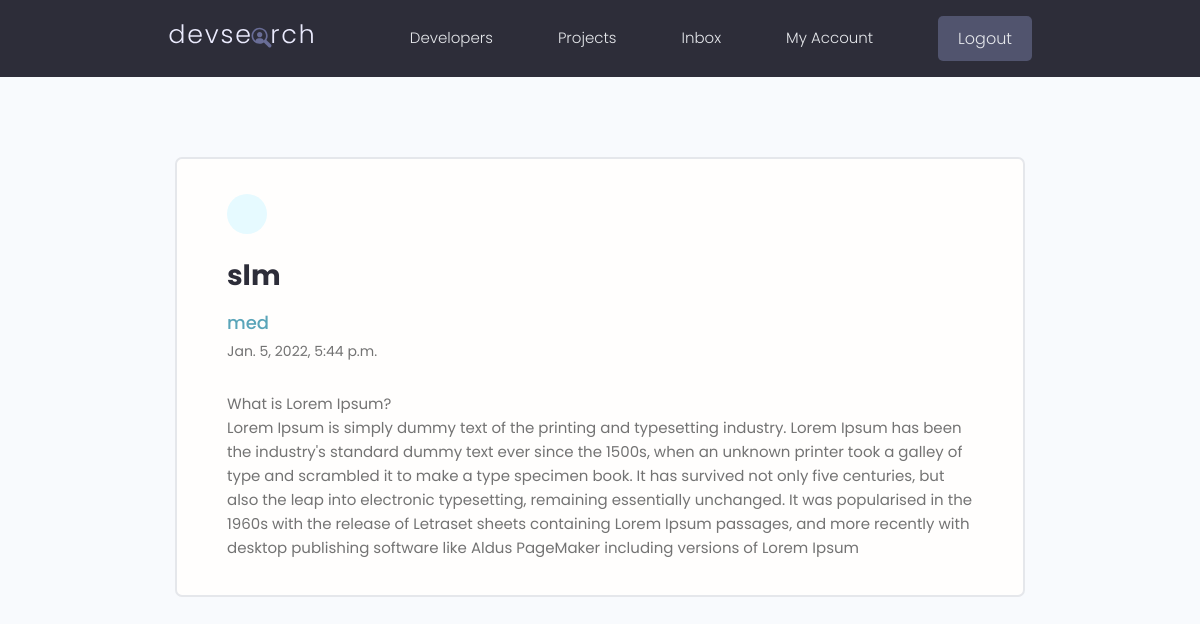
/message/6ec1c762-8fd3-445f-8aa6-9cf15b1b79ef/ (signed in), run on the app's committed database.
### users/models.py (models this page shows, shortened)
class Message(models.Model):
    sender = models.ForeignKey(
        Profile, on_delete=models.SET_NULL, null=True, blank=True)
    recipient = models.ForeignKey(
        Profile, on_delete=models.SET_NULL, null=True, blank=True, related_name="messages")
    name = models.CharField(max_length=200, null=True, blank=True)
    email = models.EmailField(max_length=200, null=True, blank=True)
    subject = models.CharField(max_length=200, null=True, blank=True)
    body = models.TextField()
    is_read = models.BooleanField(default=False, null=True)
    created = models.DateTimeField(auto_now_add=True)
    id = models.UUIDField(
        default=uuid.uuid4, unique=True, primary_key=True, editable=False)
    class Meta:
        ordering = ['is_read', '-created']

class Profile(models.Model):
    user = models.OneToOneField(
        User, on_delete=models.CASCADE, null=True, blank=True)
    name = models.CharField(max_length=200, blank=True, null=True)
    username = models.CharField(max_length=200, blank=True, null=True)
    email = models.EmailField(max_length=500, blank=True, null=True)
    location = models.CharField(max_length=200, blank=True, null=True)
    short_intro = models.CharField(max_length=200, blank=True, null=True)
    bio = models.TextField(blank=True, null=True)
    profile_image = models.ImageField(
        null=True, blank=True, upload_to='profiles/', default="profiles/user-default.png")
    social_github = models.CharField(max_length=200, blank=True, null=True)
    social_twitter = models.CharField(max_length=200, blank=True, null=True)
    social_linkedin = models.CharField(max_length=200, blank=True, null=True)
    social_youtube = models.CharField(max_length=200, blank=True, null=True)
    social_website = models.CharField(max_length=200, blank=True, null=True)
    created = models.DateTimeField(auto_now_add=True)
    id = models.UUIDField(
        default=uuid.uuid4, unique=True, primary_key=True, editable=False)
    def __str__(self):
        return str(self.user.username)

### users/views.py (the view)
# urls.py: path('message/<str:pk>/', views.message, name="message"),
@login_required(login_url='login')
def message(request, pk):
    profile = request.user.profile
    message = profile.messages.get(id=pk)
    if message.is_read == False:
        message.is_read = True
        message.save()
    context = {'message': message}
    return render(request, 'users/message.html', context)

### users/templates/users/message.html (shortened to what this page needs)
{% extends 'main.html'%}
{% block content %}
  <main class="messagePage my-xl">
    <div class="content-box">
      <div class="message">
        <a class="backButton" href="{% url 'inbox' %}"></a>
        <h2 class="message__subject">{{message.subject}}</h4>
          {% if message.sender %}
          <a href="{% url 'user-profile' message.sender.id %}" class="message__author">{{message.sender}}</a>
          {%else%}
           <span  class="message__author">{{message.name}}</span>
          {%endif%}
          <p class="message__date">{{message.created}}</p>
          <div class="message__body">
            {{message.body|linebreaksbr}}
          </div>
      </div>
    </div>
  </main>
{%endblock content%}

### static/styles/app.css (style rules this page uses)
:root { --color-sub: #2d2d39; }
.content-box { width: 95%; max-width: 85rem; margin: 0 auto; }
.message { padding: 2.5rem 0; }
.message > a { display: flex; gap: 1rem; }
.message__author, .message__date { flex-basis: 25%; }
.message__subject { flex-basis: 50%; }
.message__date { text-align: right; }
.messagePage .message { list-style: none; background: var(--color-white); padding: 3.5rem 5rem; border: 2px solid var(--color-light); border-radius: 0.7rem; }
.messagePage .message__subject { font-size: 2.8rem; color: var(--color-sub); margin-bottom: 1rem; margin-top: 2rem; }
.messagePage .message__author { font-size: 1.8rem; font-weight: 500; }
.messagePage .message__date { font-size: 1.4rem; font-weight: 400; text-align: left; margin-bottom: 3rem; }
.backButton { background: var(--color-main-light); color: var(--color-main); width: 4rem; height: 4rem; display: flex; align-items: center; justify-content: center; border-radius: 50%; }

### static/uikit/styles/modules/_variables.css (style rules this page uses)
:root { --color-main: #5aa5b9; --color-main-light: #e6faff; --color-sub: #3f4156; --color-sub-light: #51546e; --color-sub-lighter: #ededfd; --color-text: #737373; --color-gray: #8b8b8b; --color-light: #e5e7eb; --color-light-gray: #767676; --color-bg: #f8fafd; --color-white: #fffefd; --color-white-light: #f3f3f3; --color-success: #359e64; --color-success-bg: #def8e8; --color-error: #fc4b0b; --color-error-bg: #fff2ee; --font-base: 'Poppins', arial, helvetica, 'Segoe UI', roboto, ubuntu, sans-serif; --font-monospace: 'Fira Code', 'Courier New', courier, monospace; --font-regular: 300; --font-medium: 500; --font-bold: 700; --generic-shadow: 1px 1px 5px #00000010; --generic-transition: all 0.3s ease-in-out; }

### static/uikit/styles/modules/_base.css (style rules this page uses)
* { margin: 0; padding: 0; box-sizing: border-box; text-rendering: optimizeLegibility; color: inherit; font-size: inherit; }
html { font-size: 50%; }
@media only screen and (min-width: 480px) { html { font-size: 56.25%; } }
@media only screen and (min-width: 1200px) { html { font-size: 62.5%; } }
body { line-height: 1.6; font-weight: 400; font-size: 1.5rem; color: var(--color-text); background-color: var(--color-bg); min-height: 100vh; }

### static/uikit/styles/modules/_typography.css (style rules this page uses)
* { font-family: var(--font-base); }
h2 { font-size: 3.6rem; font-weight: var(--font-bold); }
p, span, strong { font-size: 1.6rem; color: var(--color-text); font-weight: var(--font-regular); }
a { padding-bottom: 2px; text-decoration: none; display: inline-block; color: var(--color-main); font-weight: var(--font-medium); }

### static/uikit/styles/modules/_utilities.css (style rules this page uses)
.my-xl { margin: 8rem auto; }

### data on the page
Message: subject "slm", sender "med", created "Jan. 5, 2022, 5:44 p.m.", body "What is Lorem Ipsum? Lorem Ipsum is simply dummy text of the printing and typesetting industry. Lorem Ipsum has been the industry's standard dummy text ever since the 1500s, when an unknown printer took a galley of type and scrambled it to make a type specimen book. It has survived not only five centuries, but also the leap into electronic typesetting, remaining essentially unchanged. It was popularised in the 1960s with the release of Letraset sheets containing Lorem Ipsum passages, and more recently with desktop publishing software like Aldus PageMaker including versions of Lorem Ipsum"
